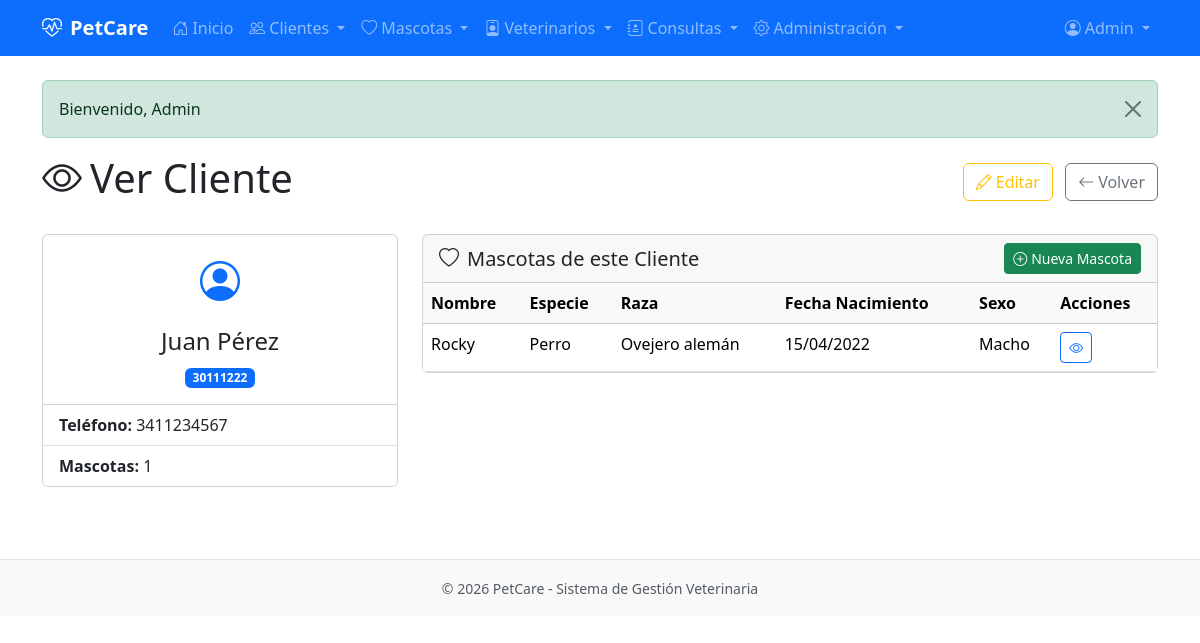
The page /pages/cliente/ver.php?id=1 (signed in) on the database its author committed.
### tables this page shows
CREATE TABLE usuarios (
    id_usuario INT AUTO_INCREMENT PRIMARY KEY,
    nombre VARCHAR(50) NOT NULL,
    apellido VARCHAR(50) NOT NULL,
    email VARCHAR(100) NOT NULL UNIQUE,
    password VARCHAR(255) NOT NULL,
    telefono VARCHAR(20),
    id_rol INT NOT NULL DEFAULT 3,
    activo TINYINT(1) NOT NULL DEFAULT 1,
    fecha_registro TIMESTAMP DEFAULT CURRENT_TIMESTAMP,
    CONSTRAINT fk_usuarios_roles FOREIGN KEY (id_rol) REFERENCES roles(id_rol)
);

CREATE TABLE clientes (
    id_cliente INT AUTO_INCREMENT PRIMARY KEY,
    dni VARCHAR(15) NOT NULL UNIQUE,
    nombre VARCHAR(50) NOT NULL,
    apellido VARCHAR(50) NOT NULL,
    telefono VARCHAR(20)
);

CREATE TABLE mascotas (
    id_mascota INT AUTO_INCREMENT PRIMARY KEY,
    nombre VARCHAR(50) NOT NULL,
    especie VARCHAR(30) NOT NULL,
    raza VARCHAR(50),
    fecha_nacimiento DATE,
    sexo VARCHAR(10),
    id_cliente INT NOT NULL,
    CONSTRAINT fk_mascotas_clientes FOREIGN KEY (id_cliente) REFERENCES clientes(id_cliente) ON DELETE CASCADE
);

### includes/auth.php (called while the page is built, shortened)
<?php
function isLoggedIn() {
    return isset($_SESSION['user_id']);
}
function getCurrentUser() {
    $db = getDB();
    $stmt = $db->prepare("SELECT u.*, r.nombre as rol_nombre FROM usuarios u LEFT JOIN roles r ON u.id_rol = r.id_rol WHERE u.id_usuario = ?");
    $stmt->execute([$_SESSION['user_id']]);
    return $stmt->fetch();
}

### includes/functions.php (called while the page is built, shortened)
<?php
function getClienteById($id) {
    $db = getDB();
    $stmt = $db->prepare("SELECT * FROM clientes WHERE id_cliente = ?");
    $stmt->execute([$id]);
    return $stmt->fetch();
}
function getMascotasByCliente($idCliente) {
    $db = getDB();
    $stmt = $db->prepare("SELECT * FROM mascotas WHERE id_cliente = ? ORDER BY nombre");
    $stmt->execute([$idCliente]);
    return $stmt->fetchAll();
}

### pages/cliente/ver.php (the view, shortened to what this page needs)
<?php
require_once dirname(__DIR__, 2) . '/includes/auth.php';
require_once dirname(__DIR__, 2) . '/includes/functions.php';
$pageTitle = 'Ver Cliente';
$id = $_GET['id'] ?? 0;
$cliente = getClienteById($id);
$mascotas = getMascotasByCliente($id);
require_once dirname(__DIR__, 2) . '/includes/header.php';
?>
<div class="d-flex justify-content-between align-items-center mb-4">
    <h1><i class="bi bi-eye me-2"></i><?php echo $pageTitle; ?></h1>
    <div>
        <a href="<?php echo APP_URL; ?>/pages/cliente/editar.php?id=<?php echo $id; ?>" class="btn btn-outline-warning me-2">
            <i class="bi bi-pencil me-1"></i>Editar
        </a>
        <a href="<?php echo APP_URL; ?>/pages/cliente/listar.php" class="btn btn-outline-secondary">
            <i class="bi bi-arrow-left me-1"></i>Volver
        </a>
    </div>
</div>
<div class="row">
    <div class="col-md-4">
        <div class="card">
            <div class="card-body text-center">
                <i class="bi bi-person-circle fs-1 text-primary"></i>
                <h4 class="mt-3"><?php echo htmlspecialchars($cliente['nombre'] . ' ' . $cliente['apellido']); ?></h4>
                <span class="badge bg-primary"><?php echo htmlspecialchars($cliente['dni']); ?></span>
            </div>
            <ul class="list-group list-group-flush">
                <li class="list-group-item"><strong>Teléfono:</strong> <?php echo htmlspecialchars($cliente['telefono'] ?? 'No especificado'); ?></li>
                <li class="list-group-item"><strong>Mascotas:</strong> <?php echo count($mascotas); ?></li>
            </ul>
        </div>
    </div>
    <div class="col-md-8">
        <div class="card">
            <div class="card-header d-flex justify-content-between align-items-center">
                <h5 class="mb-0"><i class="bi bi-heart me-2"></i>Mascotas de este Cliente</h5>
                <a href="<?php echo APP_URL; ?>/pages/mascota/crear.php?cliente=<?php echo $id; ?>" class="btn btn-sm btn-success">
                    <i class="bi bi-plus-circle me-1"></i>Nueva Mascota
                </a>
            </div>
            <div class="card-body p-0">
                <?php if (empty($mascotas)): ?>
                    <div class="text-center py-4 text-muted">
                        <i class="bi bi-heart fs-1"></i>
                        <p class="mt-2">Este cliente no tiene mascotas registradas</p>
                    </div>
                <?php else: ?>
                    <div class="table-responsive">
                        <table class="table table-hover mb-0">
                            <thead class="table-light">
                                <tr>
                                    <th>Nombre</th>
                                    <th>Especie</th>
                                    <th>Raza</th>
                                    <th>Fecha Nacimiento</th>
                                    <th>Sexo</th>
                                    <th>Acciones</th>
                                </tr>
                            </thead>
                            <tbody>
                                <?php foreach ($mascotas as $mascota): ?>
                                <tr>
                                    <td><?php echo htmlspecialchars($mascota['nombre']); ?></td>
                                    <td><?php echo htmlspecialchars($mascota['especie']); ?></td>
                                    <td><?php echo htmlspecialchars($mascota['raza'] ?? '-'); ?></td>
                                    <td><?php echo $mascota['fecha_nacimiento'] ? date('d/m/Y', strtotime($mascota['fecha_nacimiento'])) : '-'; ?></td>
                                    <td><?php echo htmlspecialchars($mascota['sexo'] ?? '-'); ?></td>
                                    <td>
                                        <a href="<?php echo APP_URL; ?>/pages/mascota/ver.php?id=<?php echo $mascota['id_mascota']; ?>" class="btn btn-sm btn-outline-primary">
                                            <i class="bi bi-eye"></i>
                                        </a>
                                    </td>
                                </tr>
                                <?php endforeach; ?>
                            </tbody>
                        </table>
                    </div>
                <?php endif; ?>
            </div>
        </div>
    </div>
</div>
<?php require_once dirname(__DIR__, 2) . '/includes/footer.php'; ?>

### includes/header.php (shortened to what this page needs)
<?php
require_once __DIR__ . '/auth.php';
$user = getCurrentUser();
$currentPage = basename($_SERVER['PHP_SELF']);
?>
<!DOCTYPE html>
<html lang="es">
<head>
    <link href="https://cdn.jsdelivr.net/npm/bootstrap@5.3.2/dist/css/bootstrap.min.css" rel="stylesheet">
    <link href="https://cdn.jsdelivr.net/npm/bootstrap-icons@1.11.1/font/bootstrap-icons.css" rel="stylesheet">
    <link href="<?php echo APP_URL; ?>/assets/css/style.css" rel="stylesheet">
</head>
<body>
    <?php if (isLoggedIn()): ?>
    <nav class="navbar navbar-expand-lg navbar-dark bg-primary">
        <div class="container">
            <a class="navbar-brand fw-bold" href="<?php echo APP_URL; ?>/index.php">
                <i class="bi bi-heart-pulse me-2"></i><?php echo APP_NAME; ?>
            </a>
            <div class="collapse navbar-collapse" id="navbarNav">
                <ul class="navbar-nav me-auto">
                    <li class="nav-item">
                        <a class="nav-link <?php echo $currentPage === 'index.php' ? 'active' : ''; ?>" href="<?php echo APP_URL; ?>/index.php">
                            <i class="bi bi-house-door me-1"></i>Inicio
                        </a>
                    </li>
                    <?php if (in_array($user['rol_nombre'], ['Admin', 'Usuario común'])): ?>
                    <li class="nav-item dropdown">
                        <a class="nav-link dropdown-toggle <?php echo strpos($currentPage, 'cliente') !== false ? 'active' : ''; ?>" href="#" role="button" data-bs-toggle="dropdown">
                            <i class="bi bi-people me-1"></i>Clientes
                        </a>
                    </li>
                    <li class="nav-item dropdown">
                        <a class="nav-link dropdown-toggle <?php echo strpos($currentPage, 'mascota') !== false ? 'active' : ''; ?>" href="#" role="button" data-bs-toggle="dropdown">
                            <i class="bi bi-heart me-1"></i>Mascotas
                        </a>
                    </li>
                    <?php endif; ?>
                    <?php if (in_array($user['rol_nombre'], ['Admin', 'Veterinario'])): ?>
                    <li class="nav-item dropdown">
                        <a class="nav-link dropdown-toggle <?php echo strpos($currentPage, 'veterinario') !== false ? 'active' : ''; ?>" href="#" role="button" data-bs-toggle="dropdown">
                            <i class="bi bi-person-badge me-1"></i>Veterinarios
                        </a>
                    </li>
                    <?php endif; ?>
                    <?php if (in_array($user['rol_nombre'], ['Admin', 'Veterinario', 'Usuario común'])): ?>
                    <li class="nav-item dropdown">
                        <a class="nav-link dropdown-toggle <?php echo strpos($currentPage, 'consulta') !== false ? 'active' : ''; ?>" href="#" role="button" data-bs-toggle="dropdown">
                            <i class="bi bi-journal-medical me-1"></i>Consultas
                        </a>
                    </li>
                    <?php endif; ?>
                    <?php if ($user['rol_nombre'] === 'Admin'): ?>
                    <li class="nav-item dropdown">
                        <a class="nav-link dropdown-toggle <?php echo strpos($currentPage, 'usuario') !== false ? 'active' : ''; ?>" href="#" role="button" data-bs-toggle="dropdown">
                            <i class="bi bi-gear me-1"></i>Administración
                        </a>
                    </li>
                    <?php endif; ?>
                </ul>
                <ul class="navbar-nav ms-auto">
                    <li class="nav-item dropdown">
                        <a class="nav-link dropdown-toggle" href="#" role="button" data-bs-toggle="dropdown">
                            <i class="bi bi-person-circle me-1"></i><?php echo htmlspecialchars($user['nombre']); ?>
                        </a>
                    </li>
                </ul>
            </div>
        </div>
    </nav>
    <?php endif; ?>
    <main class="container py-4">
        <?php if (isset($_SESSION['flash_message'])): ?>
            <div class="alert alert-<?php echo $_SESSION['flash_type'] ?? 'info'; ?> alert-dismissible fade show" role="alert">
                <?php
                    echo $_SESSION['flash_message'];
                ?>
                <button type="button" class="btn-close" data-bs-dismiss="alert"></button>
            </div>
        <?php endif; ?>

### rows shown on the page
usuarios: nombre "Admin"
clientes: nombre+apellido "Juan Pérez", dni "30111222", telefono "3411234567"
mascotas: nombre "Rocky", especie "Perro", raza "Ovejero alemán", fecha_nacimiento "15/04/2022", sexo "Macho"

### other values the page prints
APP_NAME "PetCare"
$_SESSION['flash_message'] "Bienvenido, Admin"
$pageTitle "Ver Cliente"
count($mascotas) "1"
